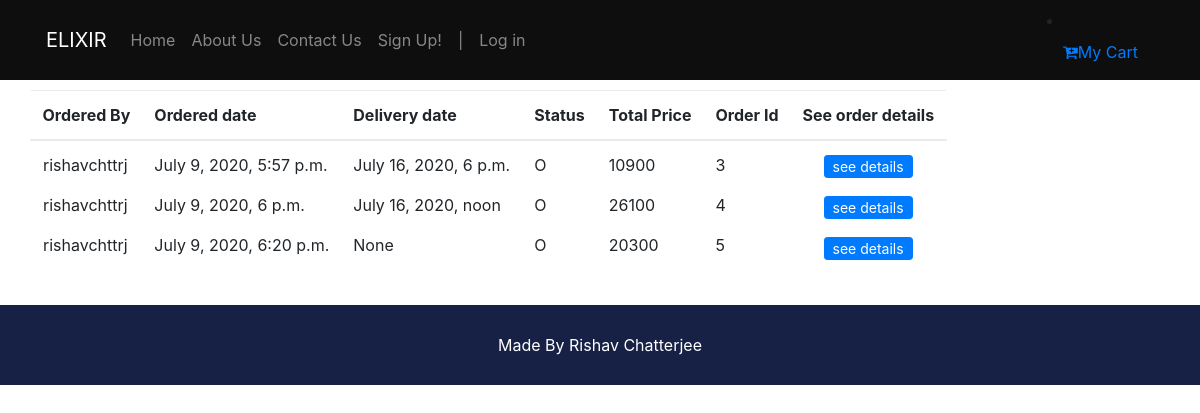
Before: /orderview/1 with the older database file.
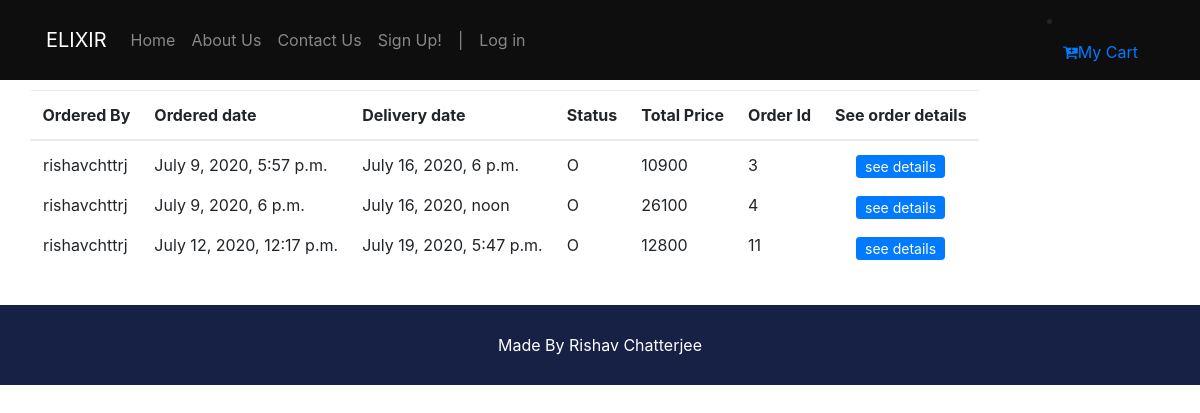
After: the same page with the newer database file.
### products/models.py (models this page shows, shortened)
class Order(models.Model):
    statuses = [("O","Ordered"), ("S","Shipped"),("C","Cancelled"),("D","Delivered"),("R","Returned"),("L","Lost")]
    user = models.ForeignKey(get_user_model(), on_delete=models.CASCADE,blank=True)
    date_created = models.DateTimeField(auto_now_add=True, null=True)
    shipment_date = models.DateTimeField(auto_now_add=False, null=True)
    status = models.CharField(max_length=1, choices=statuses, default = "O" )
    total_bill = models.IntegerField()

### account/models.py (models this page shows, shortened)
class User(AbstractUser):
    first_name = models.CharField(max_length=100)
    last_name = models.CharField(max_length=100)
    username = models.CharField(max_length=100, unique=True)
    email = models.EmailField()
    contact_no = PhoneNumberField()
    address1 = models.TextField()
    address2 = models.TextField()
    REQUIRED_FIELDS=['email','contact_no']
    def __str__(self):
        return self.username

### products/views.py (the view)
# urls.py: path('orderview/<int:id>', OrderView.as_view(), name='orderview'),
class OrderView(generic.View):
    def get(self,request, *args, **kwargs):
        orders = Order.objects.filter(user_id = kwargs['id'])
        context = {'orders':orders}
        return render(request, "products/order-details.html", context)

### products/templates/products/order-details.html
{% extends "products/base.html" %}
{% block content %}
{% load mathfilters %}
<section class="ftco-section" id="bill_table">
    <div class="container">
        <div class="row">
            <div class="table-wrap">
                    <table class="table">
                        <thead class="thead-primary">
                            <tr>
                            <th>Ordered By</th>
                            <th>Ordered date</th>
                            <th>Delivery date</th>
                            <th>Status</th>
                            <th>Total Price</th>
                            <th>Order Id</th>
                            <th>See order details</th>
                        </tr>
                        </thead>
                        <tbody>
                            <tr class="alert" role="alert">
                          <td>
                              <div class="email">
                                {% for order in orders %}
                                <p>{{order.user}}</p>
                                {% endfor %}
                              </div>
                          </td>
                            <td>
                              <div>
                                {% for order in orders %}
                                <p>{{order.date_created}}</p>
                                {% endfor %}
                              </div>
                            </td>
                            <td>
                                <div>
                                    {% for order in orders %}
                                    <p>{{order.shipment_date}}</p>
                                    {% endfor %}
                                </div>
                            </td>
                        <td>
                            <div>
                                {% for order in orders %}
                                <p>{{order.status}}</p>
                                {% endfor %}
                            </div>
                        </td>
                        <td class="quantity">
                            <div>
                                {% for order in orders %}
                                <p>{{order.total_bill}}</p>
                                {% endfor %}
                            </div>
                        </td>
                        <td>
                            <div>
                                {% for order in orders %}
                                <p>{{order.id}}</p>
                                {% endfor %}
                            </div>
                        </td>
                        <td>
                            {% for order in orders %}
                            <p class="text-center"><a href="{% url 'orderitemview' order.id %}" class="btn btn-primary btn-sm py-0">see details</a></p>
                            {% endfor %}
                        </td>
                        </tr>
                    </tbody>
                </table>
            </div>
        </div>
    </div>
</section>
{% endblock %}

Changed rows visible on the page:
removed Order: user "rishavchttrj", date_created "July 9, 2020, 6:20 p.m.", shipment_date "None", status "O", total_bill "20300", id "5"
added Order: user "rishavchttrj", date_created "July 12, 2020, 12:17 p.m.", shipment_date "July 19, 2020, 5:47 p.m.", status "O", total_bill "12800", id "11"
